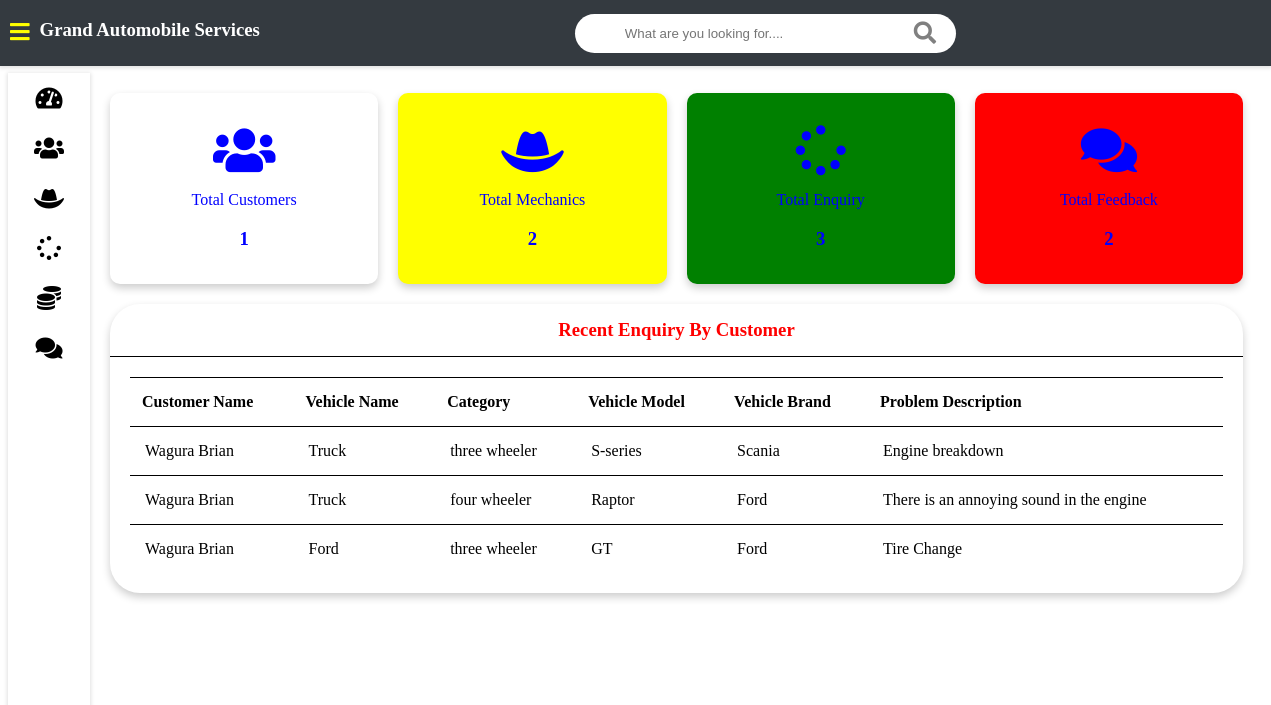
The app's page /admin-dashboard (signed in) with its own data.
### vehicle/models.py (models this page shows, shortened)
class Customer(models.Model):
    user        = models.OneToOneField(User, on_delete=models.CASCADE)
    profile_pic = models.ImageField(upload_to  = 'profile_pic/CustomerProfilePic', null=True, blank=True)
    address     = models.CharField(max_length=40)
    mobile      = models.CharField(max_length=20, null=False)
    @property
    def get_name(self):
        return self.user.first_name + " " + self.user.last_name

class Request(models.Model):
    cat         = (('two wheeler with gear','two wheeler with gear'),('two wheeler without gear','two wheeler without gear'),('three wheeler','three wheeler'),('four wheeler','four wheeler'))
    category    = models.CharField(max_length=50, choices=cat)
    vehicle_no      = models.PositiveIntegerField(null=False)
    vehicle_name    = models.CharField(max_length=40, null=False)
    vehicle_model   = models.CharField(max_length=40, null=False)
    vehicle_brand   = models.CharField(max_length=40, null=False)
    problem_description     = models.CharField(max_length=500, null=False)
    date                    = models.DateField(auto_now=True)
    cost                    = models.PositiveIntegerField(null=True)
    customer        = models.ForeignKey('Customer', on_delete=models.CASCADE, null=True)
    mechanic        = models.ForeignKey('Mechanic', on_delete=models.CASCADE, null=True)
    stat       = (('Pending','Pending'),('Approved','Approved'),('Repairing','Repairing'),('Repairing Done','Repairing Done'),('Released','Released'))
    status     = models.CharField(max_length=50, choices=stat, default='Pending', null=True)

### vehicle/views.py (the view)
# urls.py: path('admin-dashboard', views.admin_dashboard_view, name='admin-dashboard'),
@login_required(login_url='adminlogin')
def admin_dashboard_view(request):
    enquiry     = models.Request.objects.all().order_by('-id')
    customers   = []
    for enq in enquiry:
        customer    = models.Customer.objects.get(id=enq.customer_id)
        customers.append(customer)
    dict        = {
        'total_customer' : models.Customer.objects.all().count(),
        'total_mechanic' : models.Mechanic.objects.all().count(),
        'total_request'  : models.Request.objects.all().count(),
        'total_feedback' : models.Feedback.objects.all().count(),
        'data'           : zip(customers, enquiry),
    }
    return render(request, 'vehicle/admin/admin_dashboard.html',context=dict)

### templates/vehicle/admin/admin_dashboard.html
{% extends 'vehicle/admin/adminbase.html' %}
{% load static %}
{% block content %}
<div class="wrapper">
    <div class="row">
        <div class="col-3 col-m-6 col-sm-6">
            <div class="counter bg-primary">
                <p>
                    <i class="fas fa-users"></i>
                </p>
                <p>Total Customers</p>
                <h3>{{total_customer}}</h3>
            </div>
        </div>
        <div class="col-3 col-m-6 col-sm-6">
            <div class="counter bg-warning">
                <p>
                    <i class="fas fa-hat-cowboy"></i>
                </p>
                <p>Total Mechanics</p>
                <h3>{{total_mechanic}}</h3>
            </div>
        </div>
        <div  class="col-3 col-m-6 col-sm-6">
            <div class="counter bg-success">
                <p>
                    <i class="fas fa-spinner"></i>
                </p>
                <p>Total Enquiry</p>
                <h3>{{total_request}}</h3>
            </div>
        </div>
        <div class="col-3 col-m-6 col-sm-6">
            <div class="counter bg-danger">
                <p>
                    <i class="fas fa-comments"></i>
                </p>
                <p>Total Feedback</p>
                <h3>{{total_feedback}}</h3>
            </div>
        </div>
    </div>
    <div class="row">
        <div class="col-12 col-m-12 col-sm-12">
            <div class="card">
                <div class="card-header">
                    <h3 style="color:red; text-align:center">Recent Enquiry By Customer</h3>
                </div>
                <div class="card-content">
                    <table>
                        <thead>
                            <tr>
                                <th>Customer Name</th>
                                <th>Vehicle Name</th>
                                <th>Category</th>
                                <th>Vehicle Model</th>
                                <th>Vehicle Brand</th>
                                <th>Problem Description</th>
                            </tr>
                        </thead>
                        <tbody>
                            {% for c,r in data %}
                            <tr>
                                <td>{{c.get_name}}</td>
                                <td>{{r.vehicle_name}}</td>
                                <td>{{r.category}}</td>
                                <td>{{r.vehicle_model}}</td>
                                <td>{{r.vehicle_brand}}</td>
                                <td>{{r.problem_description}}</td>
                            </tr>
                            {% endfor %}
                        </tbody>
                    </table>
                </div>
            </div>
        </div>
    </div>
    <br><br><br>
</div>
{% endblock content %}

### templates/vehicle/admin/adminbase.html (shortened to what this page needs)
<!DOCTYPE html>
{% load static %}
<html lang="en">
<head>
    <link rel="stylesheet" type="text/css" href="{% static 'style.css' %}">
	<link rel="stylesheet" type="text/css" href="https://cdnjs.cloudflare.com/ajax/libs/Chart.js/2.9.3/Chart.min.css">
	<link rel="stylesheet" type="text/css" href="{% static 'fontawesome-free/css/all.min.css' %}">
</head>
<body class="overlay-scrollbar">
    <div class="navbar" >
        <ul class="navbar-nav">
            <li class="nav-item">
                <a class="nav-link">
                    <i class="fas fa-bars" onclick="collapseSidebar()"></i>
                </a>
            </li>
            <li class="nav-item" style="color: white;">
                <h3>Grand Automobile Services</h3>
            </li>
            <form class="navbar-search">
                <input type="text" name="Search" class="navbar-search-input" placeholder="What are you looking for....">
                <i class="fas fa-search"></i>
            </form>
        </ul>
    </div>
    <div class="sidebar" style="color: #343a40! ;">
        <ul class="sidebar-nav">
            <li class="sidebar-nav-item">
                <a href="/admin-dashboard" class="sidebar-nav-link">
                    <div>
                        <i class="fas fa-tachometer-alt"></i>
                    </div>
                </a>
            </li>
            <li class="sidebar-nav-item">
				<a href="/admin-customer" class="sidebar-nav-link">
					<div>
						<i class="fas fa-users"></i>
					</div>
				</a>
			</li>
			<li  class="sidebar-nav-item">
				<a href="/admin-mechanic" class="sidebar-nav-link">
					<div>
					<i class="fas fa-hat-cowboy"></i>
					</div>
				</a>
			</li>
			<li  class="sidebar-nav-item">
				<a href="/admin-request" class="sidebar-nav-link">
					<div>
						<i class="fas fa-spinner"></i>
					</div>
				</a>
			</li>
			<li  class="sidebar-nav-item">
				<a href="/admin-report" class="sidebar-nav-link">
					<div>
						<i class="fas fa-coins"></i>
					</div>
				</a>
			</li>
			<li  class="sidebar-nav-item">
				<a href="/admin-feedback" class="sidebar-nav-link">
					<div>
					<i class="fas fa-comments"></i>
					</div>
				</a>
			</li>
		</ul>
	</div>
<div>
    <div class="content">
        {% block content %}
		{% endblock content %}
    </div>
</div>
</body>
</html>

### static/style.css (style rules this page uses)
* { box-sizing: border-box; }
.bg-success { background: green; }
.bg-warning { background:yellow; }
.bg-danger { background:red; }
[class*="col-"] { padding: 10px; }
@media only screen and (min-width: 600px) { .col-sm-6 { width: 50%; } }
@media only screen and (min-width: 600px) { .col-sm-12 { width: 100%; } }
@media only screen and (min-width: 768px) { .col-m-6 { width: 50%; } }
@media only screen and (min-width: 768px) { .col-m-12 { width: 100%; } }
@media only screen and (min-width: 992px) { .col-3 { width: 25%; } }
@media only screen and (min-width: 992px) { .col-12 { width: 100%; } }
.card { color: #343a40!; border-radius: 30px; margin-bottom: 10px; box-shadow: 0 4px 8px 0 rgba(0,0,0,0.2); }
.card-header { padding: 15px 30px; border-bottom: 1px solid ; position: relative; }
.card-header h3 { margin: 0; }
.card-content { padding: 20px; overflow-x: auto; }
.counter { padding: 16px; text-align: center; color: blue; border-radius: 10px; box-shadow: 0 4px 8px 0 rgba(0,0,0,0.2); }
.counter i { font-size: 50px; }
.navbar { display: flex; flex-direction:column; background: #343a40; color:white; position: absolute; padding: 0px; top: 0; right: 0; left: 0; box-shadow: rgba(0,0,0,0.12) 0px 1px 4px 1px ; }
.navbar-nav { list-style:none; display: flex; flex-direction: row; padding-left: 0; margin-bottom: 0; margin-top: 0; }
.nav-link { float: left; text-align: center; padding: 21px 10px; text-decoration: none; font-size: 17px; color: black; position: relative; }
.navbar-nav i { font-size: 1.4rem; }
.nav-item { float: left; }
.navbar-search { position: relative; margin: auto; width: 30%; flex-direction: left; }
.navbar-search input { background: white; border: none; padding: 12px 50px 12px 50px; width: 100%; outline: none; color: black; border-radius: 20px; }
.navbar-search i { position: absolute; top: 50%; right: 20px; transform: translateY(-50%); color:grey; cursor: pointer; }
.sidebar { width: 82px; height: 100vh; position: fixed; margin-top: 65px; background: #343a40!; box-shadow: rgba(0,0,0,0.12) 0px 1px 4px 1px; overflow: hidden; z-index: 100; transition: width .5s; }
.sidebar-nav { list-style: none; padding: 0; margin: 0; display: flex; flex-direction: column; align-items: center; height: 100vh; }
.sidebar-nav-item { width: 100%; }
.sidebar-nav-link { display: flex; align-items: center; color: black; text-decoration: none; }
.sidebar-nav-link i { font-size: 1.5rem; color:black; position: absolute; left: 50%; top: 50%; transform: translate(-50%, -50%); }
.sidebar-nav-link div { min-width: 82px; height: 50px; position: relative; }
table { border-collapse: collapse; width: 100%; }
table td { border-top: 1px solid black; padding: 15px; }
table th { border-top: 1px solid black; border-bottom: 1px solid black; padding: 15px 12px; text-align: left; }
.row { display: flex; flex-wrap: wrap; flex-direction: row; }
.row:after, .row:before { box-sizing: border-box; }
.wrapper { padding: 10px; margin-left: 82px; padding-top: 75px; background: white; transition: margin-left .5s; }

### records on screen
Customer: get_name "Wagura Brian", vehicle_name "Truck", category "three wheeler", vehicle_model "S-series", vehicle_brand "Scania", problem_description "Engine breakdown", category "four wheeler", vehicle_model "Raptor", vehicle_brand "Ford", problem_description "There is an annoying sound in the engine", vehicle_name "Ford", vehicle_model "GT", problem_description "Tire Change"

### other values on screen
{{ total_customer }} "1"
{{ total_mechanic }} "2"
{{ total_request }} "3"
{{ total_feedback }} "2"
